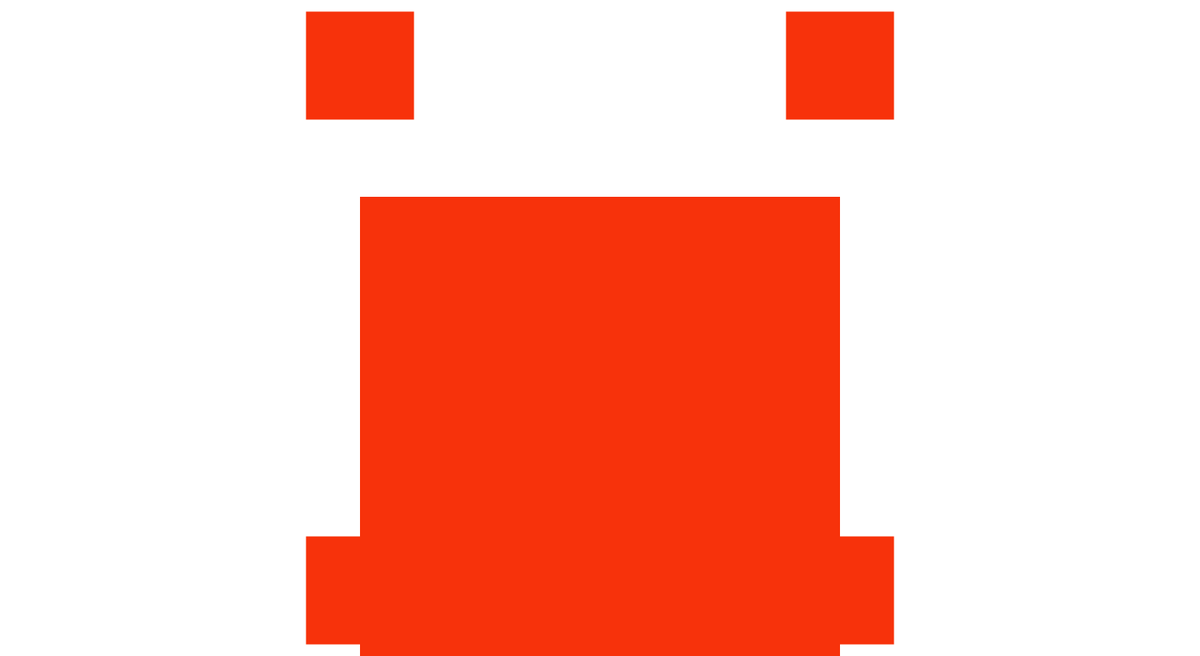
Frame 1 (no input)
Frame 60 (the mouse pressed at the canvas centre just before this capture): identical to frame 1, image omitted
Frame 120 (the mouse held since frame 60 and released just before this capture): identical to frame 1, image omitted

The Processing sketch that drew this single still picture (run headless with seeded random() and noise(); from frame 60 on, the mouse is pressed at the canvas centre):

// Processing sketch: InterMedio_Garrido_Marchant_Martinez
// ── InterMedio_Garrido_Marchant_Martinez.pde
/* UNIACC
 labdestec
 proyecto F.I.S.
 
 Sofia Garrido A.
 Isabella Marchant M.
 Fernanda Martinez U.
 
 El proyecto permitirá al usuario crear mosaicos con formas geometricas
 de diferentes colores, con la tecla 1 cambia la froma de la figura de fondo
 con la tecla 2 cambia la forma de la figura del centro y con la tecla 3 cambia 
 la forma de las figuras de las esquinas, con la tecla Z crean
 repeticiones del mosaico en grillas de 4x4 y con la tecla X guardan una imagen
 del mosaico terminado.
 
 Actualmente falta posicionar bien centradas las figuras grandes del centro,
 crear las grillas con la Z y guardar con la X. intentamos reducir el codigo
 lo maximo posible ya que el primer intento tuvo mas de 500 lineas y aun no 
 hacia ni la mitad del trabajo.
 */
 
// Variables Globales
float x, y;
color primero, segundo, tercero, cuarto, quinto, sexto, septimo, octavo, noveno,
rojo, naranjo, amarillo, verde, cian, azul, purpura, negro, blanco;
int filas, columnas;
char lastKeyPressed = '0';
int formaGrandeActual = 0;             // Formas centro (tecla 1)
int formaPequeñaActual = 0;            // Formas pequeña centro (tecla 2)
int formaEsquinaActual = 0;            // Formas esquinas (tecla 3)

// Configuraciones
void setup () {
  size(1500, 820);                     // canvas
  x = width / 2;                       // posición en x
  y = height / 2;                      // posición en y
  columnas = 4;
  filas = 4;

// Colores
  rojo = color(247,50,11);
  naranjo = color(254,181,0);
  amarillo = color(255,217,0);
  verde = color(140,208,92);
  cian = color(112,213,231);
  azul = color(0,181,217);
  purpura = color(178,112,188);
  negro = color(0, 0, 0);
  blanco = color(255, 255, 255);
  primero = rojo;
  segundo = naranjo;
  tercero = amarillo;
  cuarto = verde;
  quinto = cian;
  sexto = azul;
  septimo = purpura;
  octavo = negro;
  noveno = blanco;
}

void draw() {
  background(noveno);
  
  dibujarFormaGrande(formaGrandeActual);             // Formas grandes (tecla 1)
  dibujarFormaPequeña(x, y, formaPequeñaActual, 2);  // Formas en el centro (tecla 2)

// Formas en las esquinas (tecla 3)
  // esquina superior izquierda
  dibujarFormaPequeña(width * 0.3, height * 0.1, formaEsquinaActual, 0.9); 
  // esquina superior derecha
  dibujarFormaPequeña(width * 0.7, height * 0.1, formaEsquinaActual, 0.9); 
  // esquina inferior izquierda
  dibujarFormaPequeña(width * 0.3, height * 0.9, formaEsquinaActual, 0.9); 
  // esquina inferior derecha
  dibujarFormaPequeña(width * 0.7, height * 0.9, formaEsquinaActual, 0.9); 
}

// Teclas
void keyPressed() {
  if (key == '1') {
    formaGrandeActual = (formaGrandeActual + 1) % 8; // Cambiar forma grande
  } else if (key == '2') {
    formaPequeñaActual = (formaPequeñaActual + 1) % 8; // Cambiar forma pequeña
  } else if (key == '3') {
    formaEsquinaActual = (formaEsquinaActual + 1) % 8; // Cambiar forma esquina
  }
}


void dibujarFormaGrande(int indiceForma) {
  switch (indiceForma) {
    case 0: Cuadrado(); break;
    case 1: Circulo(); break;
    case 2: Triangulo(); break;
    case 3: Rombo(); break;
    case 4: Rectangulo(); break;
    case 5: Pausa(); break;
    case 6: Deltoide(); break;
    case 7: Ovalo(); break;
  }
}

void dibujarFormaPequeña(float centroX, float centroY, int indiceForma, 
  float factorTamaño) {
  float tamañoPequeño = 0.1 * width * factorTamaño;

  switch (indiceForma) {
    case 0:
      fill(primero);
      noStroke();
      square(centroX - tamañoPequeño / 2, centroY - tamañoPequeño / 2,
      tamañoPequeño);
      break;
    case 1:
      fill(segundo);
      noStroke();
      circle(centroX, centroY, tamañoPequeño);
      break;
    case 2:
      fill(tercero);
      noStroke();
      triangle(centroX, centroY - tamañoPequeño / 2, centroX - tamañoPequeño / 2,
      centroY + tamañoPequeño / 2, centroX + tamañoPequeño / 2, 
      centroY + tamañoPequeño / 2);
      break;
    case 3:
      fill(cuarto);
      noStroke();
      quad(centroX - tamañoPequeño / 2, centroY, centroX, centroY + tamañoPequeño / 2,
      centroX + tamañoPequeño / 2, centroY, centroX, centroY - tamañoPequeño / 2);
      break;
    case 4:
      fill(quinto);
      noStroke();
      rect(centroX - tamañoPequeño / 2, centroY - tamañoPequeño / 2,
      tamañoPequeño, tamañoPequeño * 0.8);
      break;
    case 5:
      fill(sexto);
      noStroke();
      rect(centroX - tamañoPequeño / 8, centroY - tamañoPequeño / 2,
      tamañoPequeño / 4, tamañoPequeño);
      break;
    case 6:
      fill(septimo);
      noStroke();
      quad(centroX - tamañoPequeño / 2, centroY - tamañoPequeño / 2, 
      centroX, centroY + tamañoPequeño / 2, centroX + tamañoPequeño / 2, 
      centroY - tamañoPequeño / 2, centroX, centroY - tamañoPequeño / 2);
      break;
    case 7:
      fill(octavo);
      noStroke();
      ellipse(centroX, centroY, tamañoPequeño, tamañoPequeño * 1.375);
      break;
  }
}

// Funciones de formas grandes
void Cuadrado() {
  fill(primero);
  noStroke();
  square(width * 0.3, height * 0.3, width * 0.4);
}

void Circulo() {
  fill(segundo);
  noStroke();
  circle(width * 0.5, height * 0.5, width * 0.4);
}

void Triangulo() {
  fill(tercero);
  noStroke();
  triangle(width * 0.5, height * 0.1, width * 0.3, height * 0.8, 
  width * 0.7, height * 0.8);
}

void Rombo() {
  fill(cuarto);
  noStroke();
  quad(width * 0.3, height * 0.5, width * 0.5, height * 0.9, width * 0.7, 
  height * 0.5, width * 0.5, height * 0.1);
}

void Rectangulo() {
  fill(quinto);
  noStroke();
  rect(width * 0.3, height * 0.4, width * 0.4, height * 0.4);
}

void Pausa() {
  fill(sexto);
  noStroke();
  rect(width * 0.4, height * 0.1, width * 0.1, height * 0.7);
  rect(width * 0.55, height * 0.1, width * 0.1, height * 0.7);
}

void Deltoide() {
  fill(septimo);
  noStroke();
  quad(width * 0.3, height * 0.4, width * 0.5, height * 0.9, width * 0.7, 
  height * 0.4, width * 0.5, height * 0.1);
}

void Ovalo() {
  fill(octavo);
  noStroke();
  ellipse(width * 0.5, height * 0.5, width * 0.4, height * 0.55);
}
